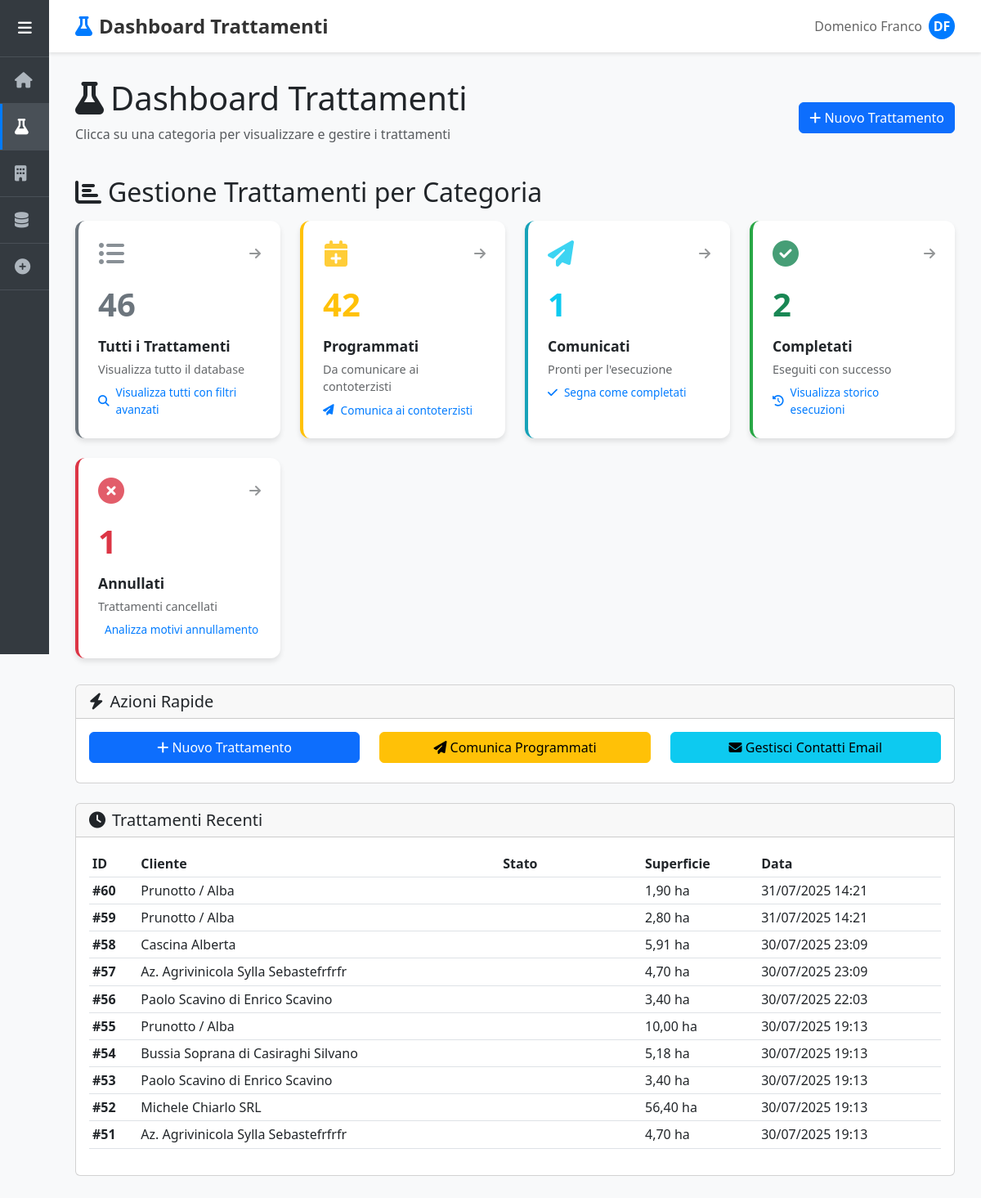
/trattamenti/, run on an earlier commit of the app's database.
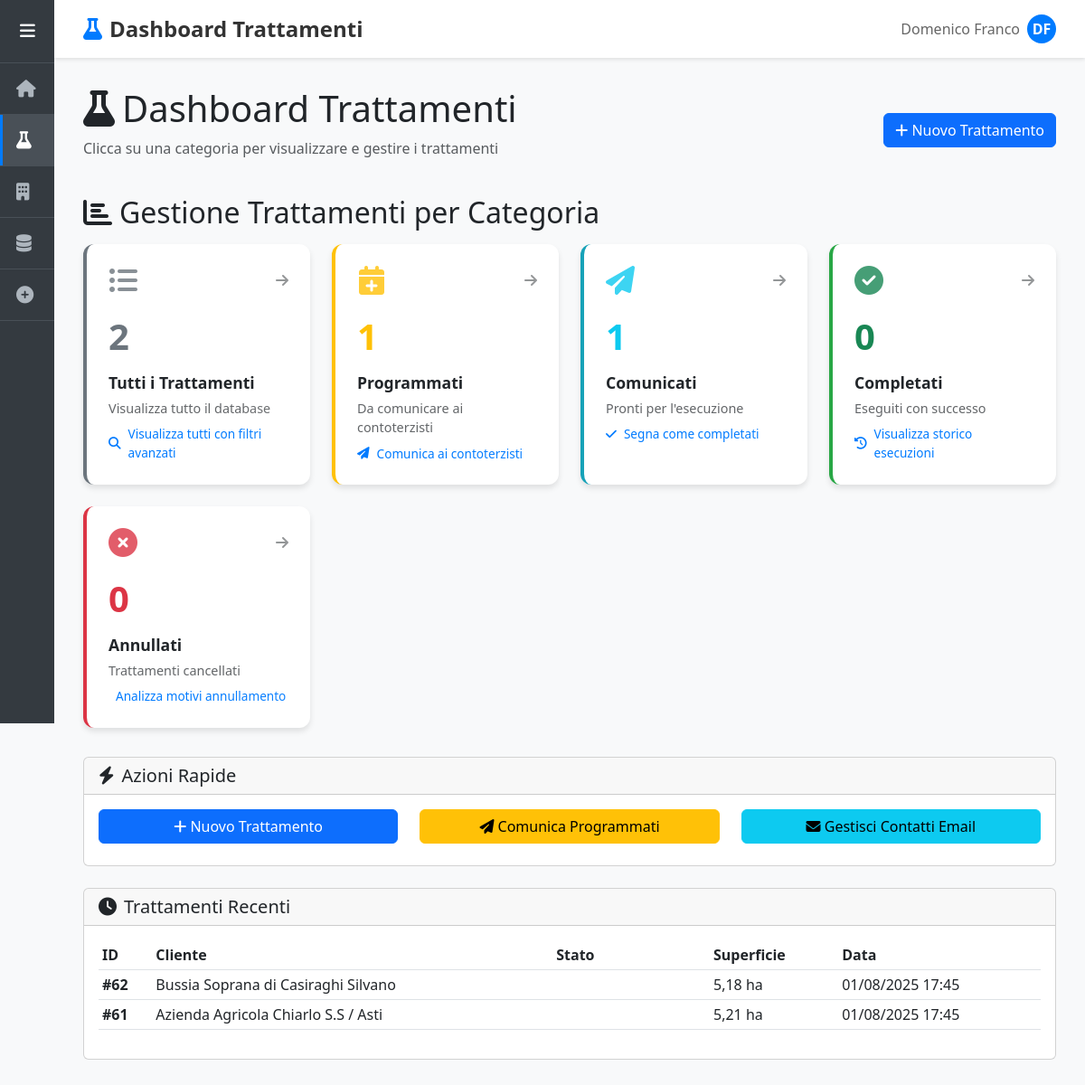
And on a later commit of the database.
### domenico/models.py (models this page shows, shortened)
class Trattamento(models.Model):
    STATI_CHOICES = [
        ('programmato', 'Programmato'),
        ('comunicato', 'Comunicato'),
        ('completato', 'Completato'),
        ('annullato', 'Annullato'),
    ]
    cliente = models.ForeignKey(Cliente, on_delete=models.CASCADE, related_name='trattamenti')
    cascina = models.ForeignKey(Cascina, on_delete=models.CASCADE, null=True, blank=True, related_name='trattamenti')
    terreni = models.ManyToManyField(Terreno, blank=True, related_name='trattamenti')
    LIVELLI_APPLICAZIONE = [
        ('cliente', 'Intera Azienda'),
        ('cascina', 'Cascina'),
        ('terreno', 'Terreni Selezionati'),
    ]
    livello_applicazione = models.CharField(
        max_length=20,
        choices=LIVELLI_APPLICAZIONE,
        default='cliente',
        help_text="Specifica il livello di applicazione del trattamento"
    )
    data_inserimento = models.DateTimeField(auto_now_add=True)
    data_comunicazione = models.DateTimeField(null=True, blank=True)
    data_esecuzione = models.DateField(null=True, blank=True)
    stato = models.CharField(
        max_length=20,
        choices=STATI_CHOICES,
        default='programmato',
        help_text="Stato attuale del trattamento"
    )
    note = models.TextField(blank=True, help_text="Note aggiuntive per il trattamento")
    class Meta:
        ordering = ['-data_inserimento']
        verbose_name = 'Trattamento'
        verbose_name_plural = 'Trattamenti'
    def get_superficie_interessata(self):
        from decimal import Decimal
        try:
            if self.livello_applicazione == 'cliente':
                superficie = self.cliente.get_superficie_totale()
            elif self.livello_applicazione == 'cascina' and self.cascina:
                superficie = self.cascina.get_superficie_totale()
            elif self.livello_applicazione == 'terreno':
                superficie = sum(terreno.superficie for terreno in self.terreni.all())
            else:
                superficie = 0
            return Decimal(str(superficie)) if superficie else Decimal('0')
        except Exception as e:
            print(f"Errore calcolo superficie trattamento {self.id}: {e}")
            return Decimal('0')

class Cliente(models.Model):
    nome = models.CharField(max_length=200)
    creato_il = models.DateTimeField(auto_now_add=True)
    def get_superficie_totale(self):
        from decimal import Decimal
        try:
            superficie = sum(cascina.get_superficie_totale() for cascina in self.cascine.all())
            return Decimal(str(superficie))
        except Exception:
            return Decimal('0')

class Cascina(models.Model):
    nome = models.CharField(max_length=200)
    cliente = models.ForeignKey(Cliente, on_delete=models.CASCADE, related_name='cascine')
    contoterzista = models.ForeignKey(
        Contoterzista,
        on_delete=models.SET_NULL,
        null=True,
        blank=True,
        related_name='cascine',
        help_text="Contoterzista responsabile per questa cascina (opzionale)"
    )
    def get_superficie_totale(self):
        from decimal import Decimal
        try:
            superficie = sum(terreno.superficie for terreno in self.terreni.all())
            return Decimal(str(superficie))
        except Exception:
            return Decimal('0')

class Terreno(models.Model):
    nome = models.CharField(max_length=200)
    cascina = models.ForeignKey(Cascina, on_delete=models.CASCADE, related_name='terreni')
    superficie = models.DecimalField(
        max_digits=10,
        decimal_places=2,
        validators=[MinValueValidator(0.01)],
        help_text="Superficie in ettari"
    )
    class Meta:
        verbose_name = "Terreno"
        verbose_name_plural = "Terreni"

### domenico/views.py (the view)
# urls.py: path('trattamenti/', views.trattamenti, name='trattamenti'),
def trattamenti(request):
    view_type = request.GET.get('view', 'dashboard')
    if view_type == 'dashboard':
        return trattamenti_dashboard(request)
    else:
        return trattamenti_table(request, view_type)

### domenico/views.py (called while the page is built)
def trattamenti_dashboard(request):
    from django.db.models import Count
    stats = {
        'totali': Trattamento.objects.count(),
        'programmati': Trattamento.objects.filter(stato='programmato').count(),
        'comunicati': Trattamento.objects.filter(stato='comunicato').count(),
        'completati': Trattamento.objects.filter(stato='completato').count(),
        'annullati': Trattamento.objects.filter(stato='annullato').count(),
    }
    trattamenti_recenti = Trattamento.objects.select_related(
        'cliente', 'cascina', 'cascina__contoterzista'
    ).prefetch_related('terreni')[:10]
    context = {
        'stats': stats,
        'trattamenti_recenti': trattamenti_recenti,
    }
    return render(request, 'trattamenti.html', context)

### domenico/templates/trattamenti.html (shortened to what the changed rows need)
{% extends 'base.html' %}
{% block page_title %}Dashboard Trattamenti{% endblock %}
{% block page_icon %}<i class="fas fa-flask"></i>{% endblock %}
{% block content %}
<div class="d-flex justify-content-between align-items-center mb-4">
    <div>
        <h1><i class="fas fa-flask me-2"></i>Dashboard Trattamenti</h1>
    </div>
</div>
<div class="stats-overview">
    <h2 class="mb-3">
        <i class="fas fa-chart-bar me-2"></i>Gestione Trattamenti per Categoria
    </h2>
    <div class="stats-grid">
        <a href="?view=tutti" class="stat-card totali">
            <div class="stat-icon">
                <i class="fas fa-list-ul text-secondary"></i>
                <i class="fas fa-arrow-right nav-indicator"></i>
            </div>
            <div class="stat-number text-secondary">{{ stats.totali }}</div>
            <div class="stat-label">Tutti i Trattamenti</div>
            <div class="stat-sublabel">Visualizza tutto il database</div>
            <div class="stat-action">
                <i class="fas fa-search"></i>
                Visualizza tutti con filtri avanzati
            </div>
        </a>
        <a href="?view=programmati" class="stat-card programmati">
            <div class="stat-icon">
                <i class="fas fa-calendar-plus text-warning"></i>
                <i class="fas fa-arrow-right nav-indicator"></i>
            </div>
            <div class="stat-number text-warning">{{ stats.programmati }}</div>
            <div class="stat-label">Programmati</div>
            <div class="stat-sublabel">Da comunicare ai contoterzisti</div>
            <div class="stat-action">
                <i class="fas fa-paper-plane"></i>
                Comunica ai contoterzisti
            </div>
        </a>
        <a href="?view=completati" class="stat-card completati">
            <div class="stat-icon">
                <i class="fas fa-check-circle text-success"></i>
                <i class="fas fa-arrow-right nav-indicator"></i>
            </div>
            <div class="stat-number text-success">{{ stats.completati }}</div>
            <div class="stat-label">Completati</div>
            <div class="stat-sublabel">Eseguiti con successo</div>
            <div class="stat-action">
                <i class="fas fa-history"></i>
                Visualizza storico esecuzioni
            </div>
        </a>
        <a href="?view=annullati" class="stat-card annullati">
            <div class="stat-icon">
                <i class="fas fa-times-circle text-danger"></i>
                <i class="fas fa-arrow-right nav-indicator"></i>
            </div>
            <div class="stat-number text-danger">{{ stats.annullati }}</div>
            <div class="stat-label">Annullati</div>
            <div class="stat-sublabel">Trattamenti cancellati</div>
            <div class="stat-action">
                Analizza motivi annullamento
            </div>
        </a>
    </div>
</div>
{% if trattamenti_recenti %}
<div class="recent-treatments mt-4">
    <div class="card">
        <div class="card-body">
            <div class="table-responsive">
                <table class="table table-sm">
                    <thead>
                        <tr>
                            <th>ID</th>
                            <th>Cliente</th>
                            <th>Stato</th>
                            <th>Superficie</th>
                            <th>Data</th>
                        </tr>
                    </thead>
                    <tbody>
                        {% for trattamento in trattamenti_recenti %}
                        <tr>
                            <td><strong>#{{ trattamento.id }}</strong></td>
                            <td>{{ trattamento.cliente.nome }}</td>
                            <td>
                                <span class="badge bg-{{ trattamento.stato }}">
                                </span>
                            </td>
                            <td>{{ trattamento.get_superficie_interessata|floatformat:2 }} ha</td>
                            <td>{{ trattamento.data_inserimento|date:"d/m/Y H:i" }}</td>
                        </tr>
                        {% endfor %}
                    </tbody>
                </table>
            </div>
        </div>
    </div>
</div>
{% endif %}
{% endblock %}

What changed in the data, as far as the page shows it:
removed Trattamento: id "60", cliente.nome "Prunotto / Alba", get_superficie_interessata "1,90", data_inserimento "31/07/2025 14:21"
removed Trattamento: id "59", cliente.nome "Prunotto / Alba", get_superficie_interessata "2,80", data_inserimento "31/07/2025 14:21"
removed Trattamento: id "58", cliente.nome "Cascina Alberta", get_superficie_interessata "5,91", data_inserimento "30/07/2025 23:09"
removed Trattamento: id "57", cliente.nome "Az. Agrivinicola Sylla Sebastefrfrfr", get_superficie_interessata "4,70", data_inserimento "30/07/2025 23:09"
removed Trattamento: id "56", cliente.nome "Paolo Scavino di Enrico Scavino", get_superficie_interessata "3,40", data_inserimento "30/07/2025 22:03"
removed Trattamento: id "55", cliente.nome "Prunotto / Alba", get_superficie_interessata "10,00", data_inserimento "30/07/2025 19:13"
removed Trattamento: id "54", cliente.nome "Bussia Soprana di Casiraghi Silvano", get_superficie_interessata "5,18", data_inserimento "30/07/2025 19:13"
removed Trattamento: id "53", cliente.nome "Paolo Scavino di Enrico Scavino", get_superficie_interessata "3,40", data_inserimento "30/07/2025 19:13"
removed Trattamento: id "52", cliente.nome "Michele Chiarlo SRL", get_superficie_interessata "56,40", data_inserimento "30/07/2025 19:13"
removed Trattamento: id "51", cliente.nome "Az. Agrivinicola Sylla Sebastefrfrfr", get_superficie_interessata "4,70", data_inserimento "30/07/2025 19:13"
added Trattamento: id "62", cliente.nome "Bussia Soprana di Casiraghi Silvano", get_superficie_interessata "5,18", data_inserimento "01/08/2025 17:45"
added Trattamento: id "61", cliente.nome "Azienda Agricola Chiarlo S.S / Asti", get_superficie_interessata "5,21", data_inserimento "01/08/2025 17:45"
Also different on the page:
{{ stats.totali }}: "46" → "2"
{{ stats.programmati }}: "42" → "1"
{{ stats.completati }}: "2" → "0"
{{ stats.annullati }}: "1" → "0"
